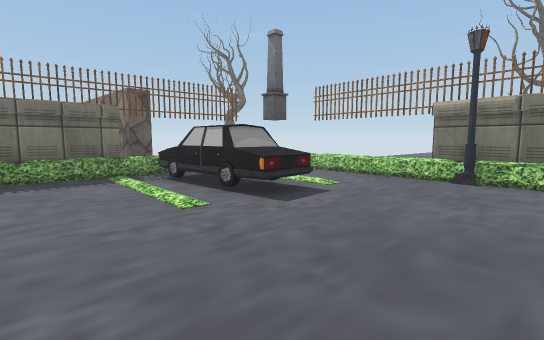
[1] (above)

16 first-person views from a walk through a 3-D level made in the Unity game engine. The camera is 1.2 m above the floor, tilts 6° down and sees 85° across. The floor is counted in squares, 1 m on a side. Each view is taken from the middle of a square. On the plan, view 1 faces up. The plan holds only what a view shows up to about 13 squares ahead; the rest is blank. The place goes on beyond the plan. The player is left out. Some animated figures are left out. Some surface patterns are stand-ins.

[2]
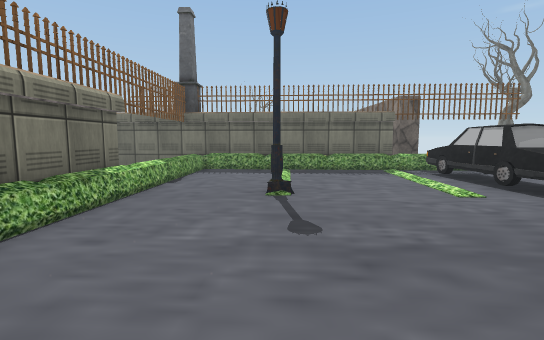

[3]
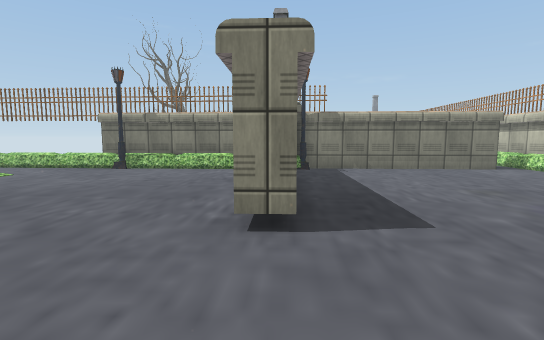

[4]
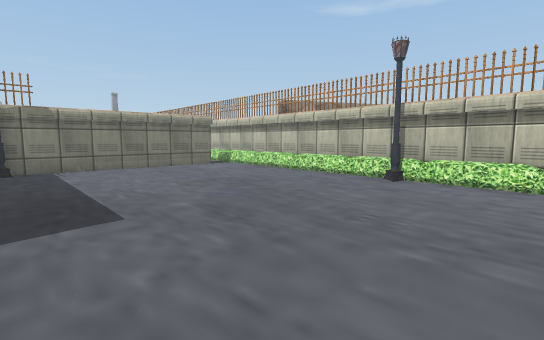

[5]
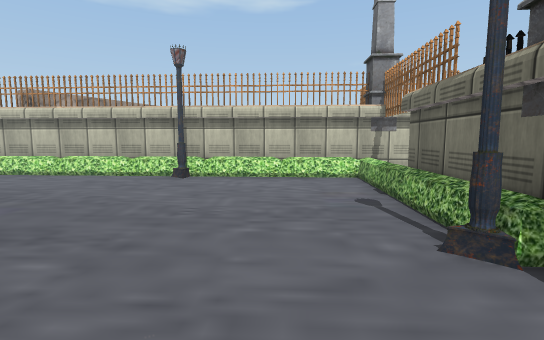

[6]
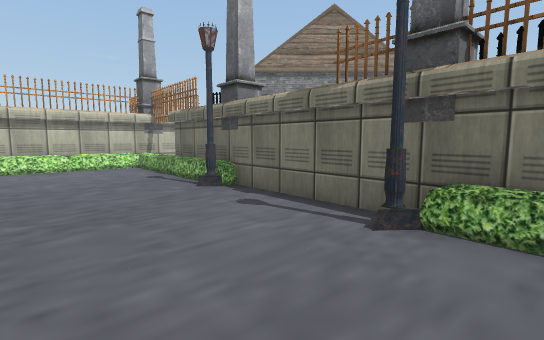

[7]
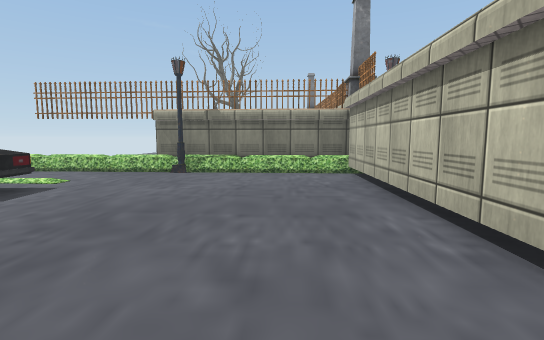

[8]
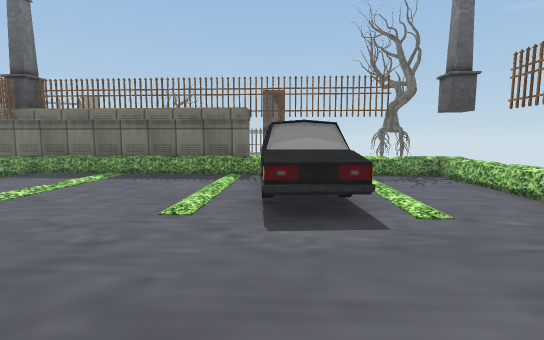

[9]
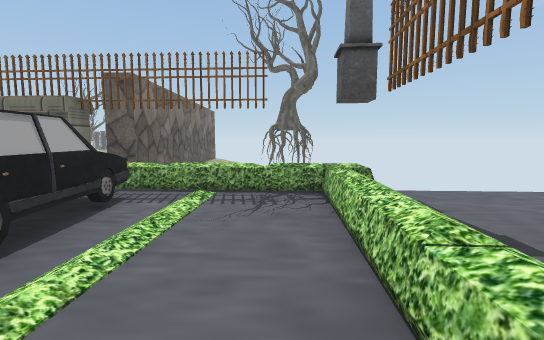

[10]
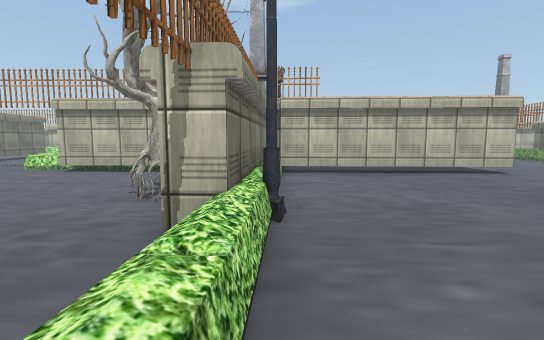

[11]
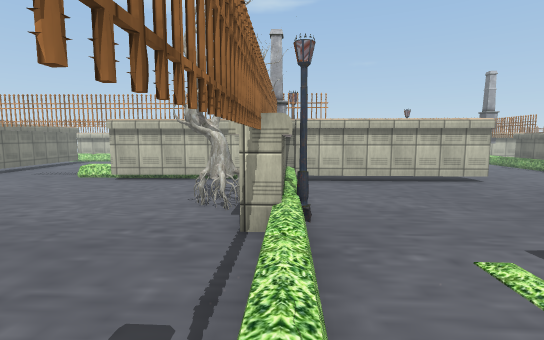

[12]
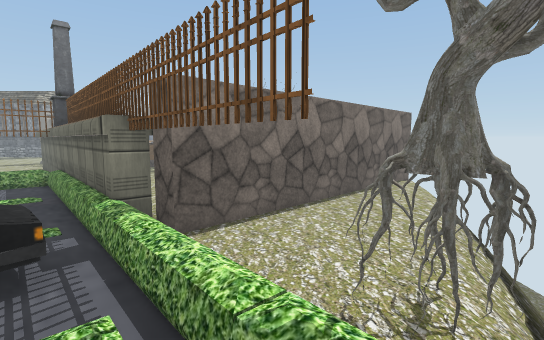

[13]
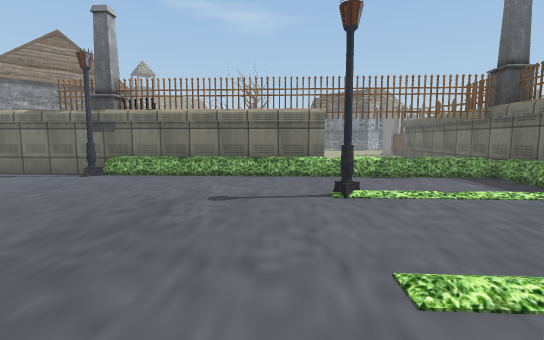

[14]
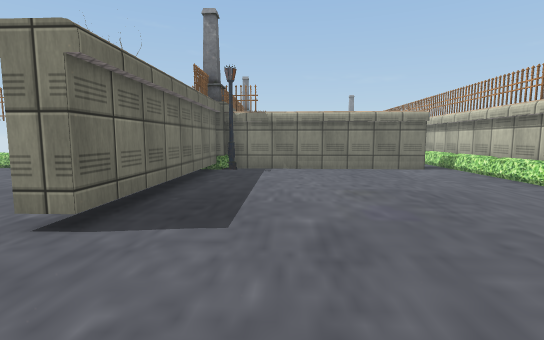

[15]
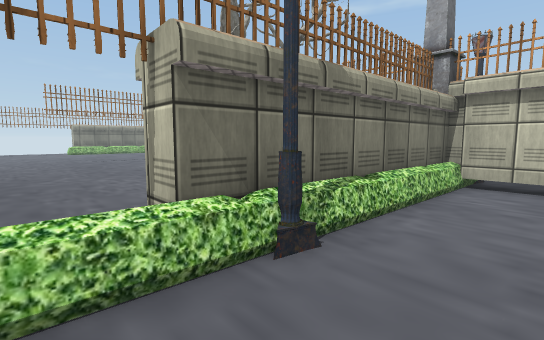

[16]
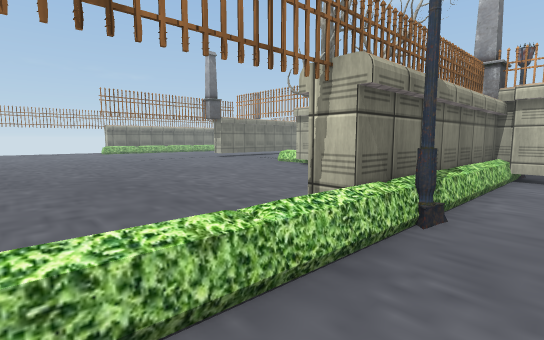

### Floor plan
Key: @ floor where view 1 was taken; # wall or solid block; . floor; / step, stairs or slope; = window, fence, low wall or low ledge; v drop or lower ground; T tree; F fence; B bush; C car; H thing the floor can be seen under or through; O other object.
Columns run from 12 left of view 1 to 18 right of it. Each row starts with its distance up from view 1.
 16    #vvvvvvv   v=
 15    ##vvvvTTT#v... .........
 14     ##vvvvT BB.............
 13      #vvvvFB./F............
 12      ##vvFB../BF..............
 11       ##FO..../FF.............O
 10      ##FBCC.....BF#...........
  9      #BB.CCC....BF#TT......#F
  8    ###B...CCC....O##T.....##B
  7    #B......C C....B#  ..###
  6   ##........C......##  .#OB
  5  FB.................BF ##O
  4 #F=..................B##
  3 # BB...O.............H##
  2    F................HHO##
  1     FB.............HH...##
  0     ##......@....HHH.....##
 -1      #B.........HHH.......##
 -2      ##B........HH.........#  B
 -3       ###..................##BB
 -4         #B..................B#
 -5          OO................#FF
 -6          O#...............B#
 -7            F.............###
 -8             #...........B#
 -9              OO........###
-10              #B......OB#
-11              ##B....BB##
-12               ###..BB#
-13                 BBB#F
-14                  F##
-15                  ##

Positions as (right, up) in squares from view 1, and headings:
1: (0, 0), facing up
2: (0, -2), facing up-left
3: (1, -5), facing up-right
4: (1, -6), facing right
5: (1, -5), facing down-right
6: (0, -1), facing down
7: (0, -2), facing up-right
8: (3, 3), facing up-left
9: (4, 8), facing up-left
10: (2, 11), facing down-right
11: (1, 13), facing down-right
12: (1, 13), facing left
13: (1, 6), facing down-left
14: (3, -7), facing up-right
15: (2, 8), facing right
16: (1, 10), facing right
